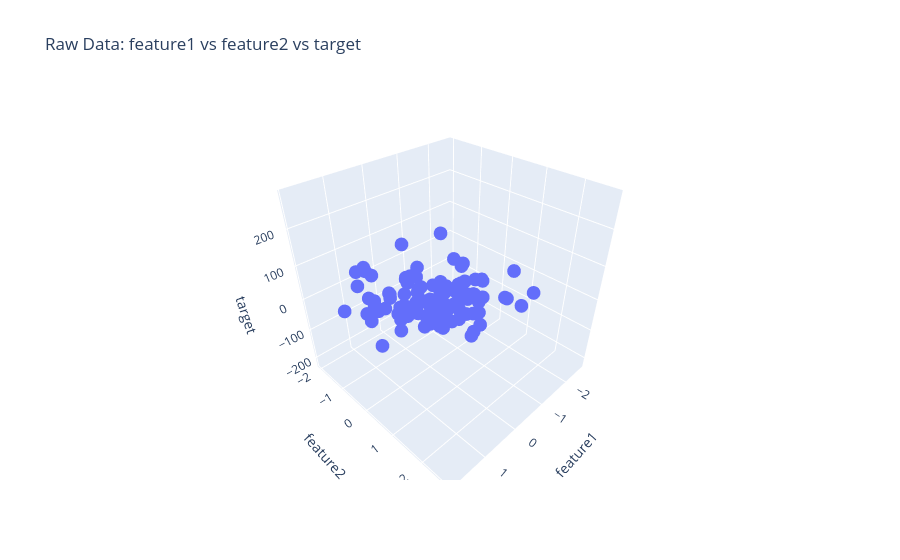

The code cell stored with this chart in its notebook:
### Code cell
fig = px.scatter_3d(df, x='feature1', y='feature2', z='target', title='Raw Data: feature1 vs feature2 vs target')
fig.show()
